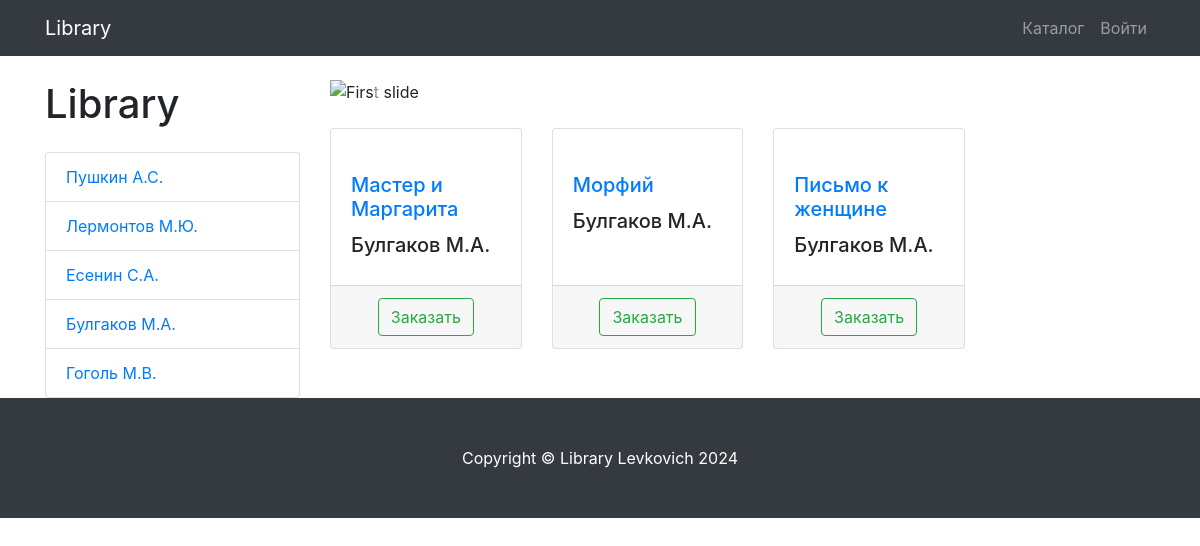
The app's page /author/4/ with its own data.
### library/models.py (models this page shows, shortened)
class Author(models.Model):
    name = models.CharField(
        max_length=128,
        blank=False,
        null=False,
        unique=True,
        verbose_name='Автор'
    )
    slug = models.SlugField(
        max_length=128,
        blank=False,
        null=False,
        unique=True,
        verbose_name='URL'
    )
    def __str__(self):
        return self.name
    class Meta:
        verbose_name = 'автор',
        verbose_name_plural = 'авторы'

class Book(models.Model):
    title = models.CharField(
        max_length=258,
        blank=False,
        null=False,
        unique=True,
        verbose_name='Книга'
    )
    slug = models.SlugField(
        max_length=258,
        blank=False,
        null=False,
        unique=True,
        verbose_name='URL'
    )
    quantity = models.PositiveIntegerField(
        default=1,
        blank=False,
        null=False,
        verbose_name='количество экземпляров'
    )
    author = models.ForeignKey(
        to='Author',
        on_delete=models.CASCADE
    )
    image = models.ImageField(
        upload_to='book_images',
        blank=False,
        null=False,
        verbose_name='картинка'
    )
    date_created = models.DateTimeField(
        default=now
    )
    class Meta:
        verbose_name = 'книга'
        verbose_name_plural = 'книги'

### library/views.py (the view)
# urls.py: path('author/<int:author_id>/', BookListView.as_view(), name='author')
class BookListView(ListView):
    model = Book
    template_name = 'library/products.html'
    paginate_by = 3
    title = 'Libray - Каталог'
    def get_queryset(self, author_id=None):
        queryset = super(BookListView, self).get_queryset()
        author_id = self.kwargs.get('author_id')
        return queryset.filter(author_id=author_id) if author_id else queryset
    def get_context_data(self, *, object_list=None, **kwargs):
        context = super(BookListView, self).get_context_data()
        context['authors'] = Author.objects.all()
        return context

### library/templates/library/products.html (shortened to what this page needs)
{% extends 'library/base.html' %}
{% load static %}
{% block css %}
    <link href="{% static 'vendor/css/products.css' %}" rel="stylesheet">
{% endblock %}
{% block content %}
{% include 'library/components/nav.html' %}
{% include 'library/components/products_content.html' %}
{% include 'library/components/footer.html' %}
{% endblock %}

### library/templates/library/components/menu.html
<div class="col-lg-3">
  <h1 class="my-4">Library</h1>
  <div class="list-group">
    {% for author in authors %}
      <a href="{% url 'books:author' author.id %}" class="list-group-item">{{ author.name }}</a>
    {% endfor %}
  </div>
</div>

### library/templates/library/components/product_card.html (shortened to what this page needs)
                <div class="col-lg-4 col-md-6 mb-4">
                    <div class="card h-100">
                        <a href="#">
                        </a>
                        <div class="card-body">
                            <h5 class="card-title">
                                <a href="#">{{ book.title }}</a>
                            </h5>
                            <h5>{{ book.author }}</h5>
                        </div>
                        <div class="card-footer text-center">
                            <a class="btn btn-outline-success" href="#">
                                Заказать
                            </a>
                        </div>
                    </div>
                </div>

### records on screen
Author: name "Пушкин А.С."
Author: name "Лермонтов М.Ю."
Author: name "Есенин С.А."
Author: name "Булгаков М.А."
Author: name "Гоголь М.В."
Book: title "Мастер и Маргарита", author "Булгаков М.А."
Book: title "Морфий", author "Булгаков М.А."
Book: title "Письмо к женщине", author "Булгаков М.А."
